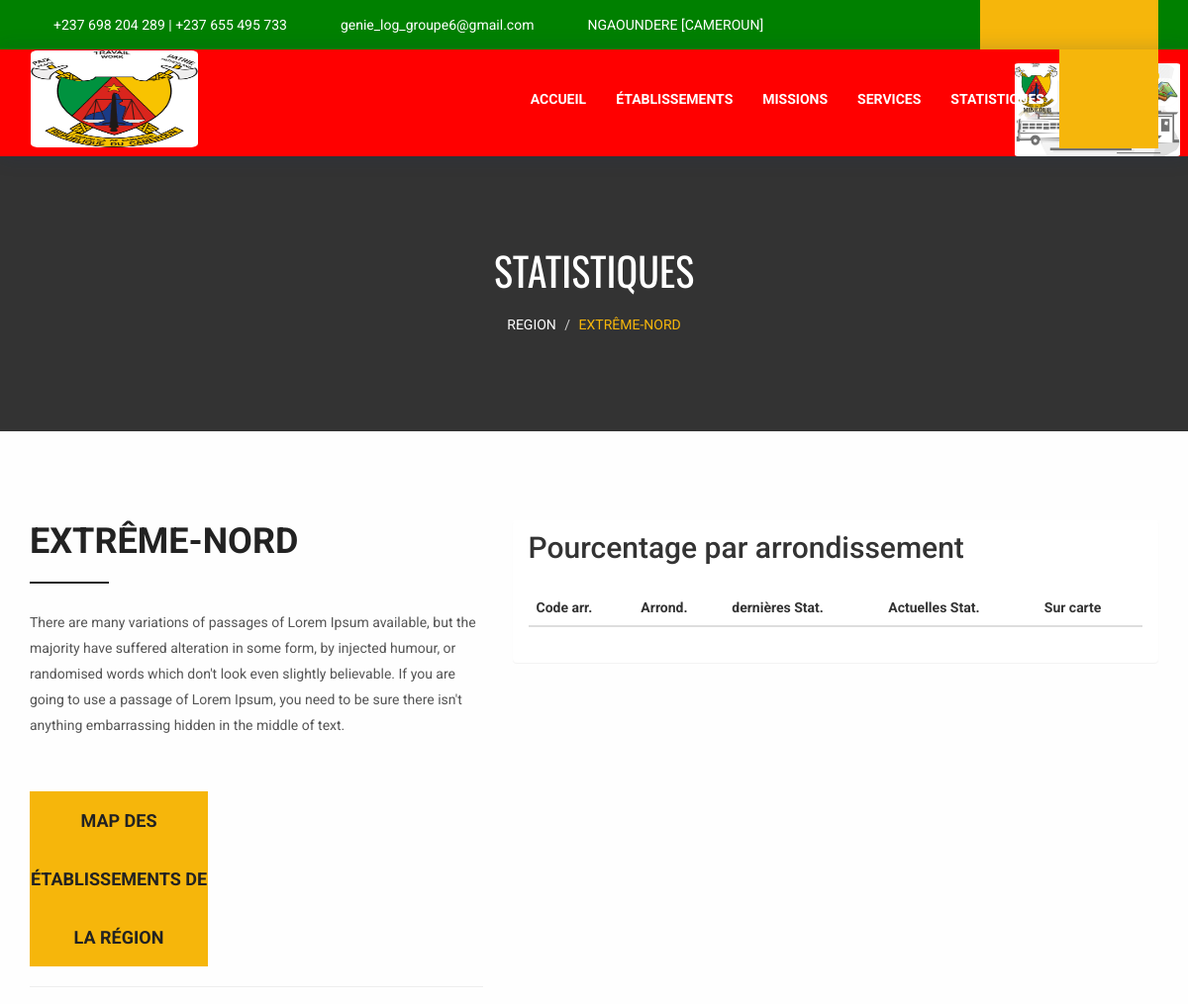
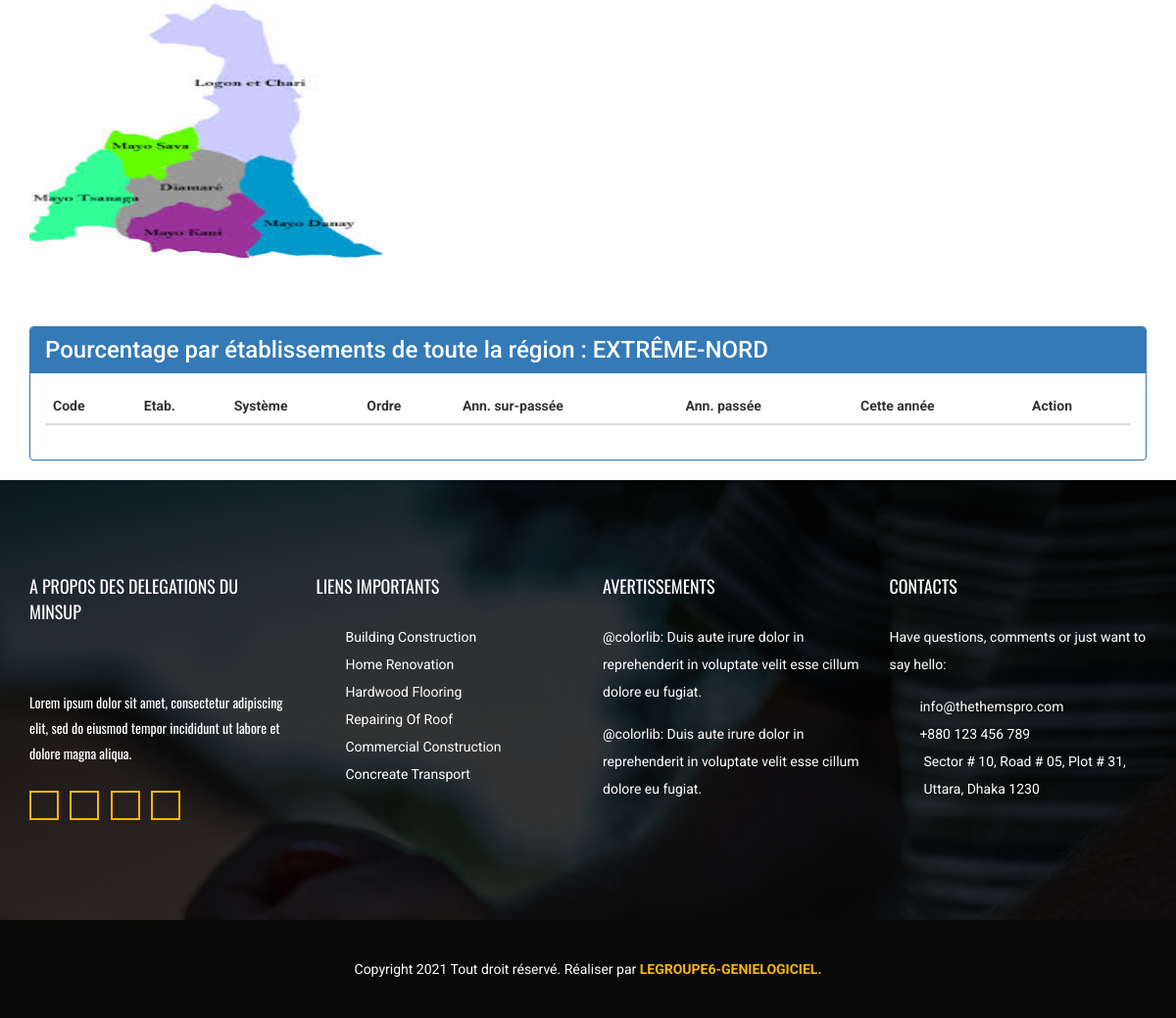
The app's page /guide/public/statictistiques/1 with its own data (2 pictures, top to bottom).
### guide/models.py (models this page shows)
class Region(models.Model):
    name_rgn = models.CharField(max_length=17)
    abbrev_rgn = models.CharField(max_length=2)
    desc_rgn = models.TextField()
    img_region = models.ImageField(upload_to="images/regions")
    last_modify = models.DateTimeField(auto_now=True)
    def __str__(self):
        return self.name_rgn

### guide/views.py (the view)
# urls.py: path('public/statictistiques/<int:id_rgn>', statRgn, name="statRgn"),
def statRgn(request, id_rgn):
    region = Region.objects.get(id=id_rgn)
    regions = Region.objects.all()
    departments = Department.objects.filter(region=id_rgn)
    schools = School.objects.all()
    arrondissements = Arrondissement.objects.all()
    wel_context = {'title': 'Statistiques', 'regions': regions, 'schools': schools,
                   'arrondissements': arrondissements, 'region': region, 'departments': departments}
    return render(request, 'public/statistiques_rgn.html', wel_context)

### guide/templates/public/statistiques_rgn.html (shortened to what this page needs)
<!DOCTYPE html>
<html dir="ltr" lang="en">
{% load static %}
{% include '../public/_head.html' %}
<body>
    {% include '../public/top_header_area.html' %}
    {% include '../public/main_navbar.html' %}
    <section class="banner_area" data-stellar-background-ratio="0.5">
        <h2>STATISTIQUES</h2>
        <ol class="breadcrumb">
            <li><a href="index.html">REGION</a></li>
            <li><a href="#" class="active">{{region.name_rgn}}</a></li>
        </ol>
    </section>
    <section class="about_us_area about_us_2 row">
        <div class="container">
            <div class="row about_row about_us2_pages">
                <div class="who_we_area col-md-5">
                    <div class="subtittle">
                        <h2>{{region.name_rgn}}</h2>
                    </div>
                    <p>There are many variations of passages of Lorem Ipsum available, but the majority have suffered alteration in some form, by injected humour, or randomised words which don't look even slightly believable. If you are going to use a passage of Lorem Ipsum, you need to be sure there isn't anything embarrassing hidden in the middle of text.</p>
                    <a href="#" class="button_all">Map des établissements de la région</a><hr>
                    <img style="height:260px; width:360px" src="{% static region.img_region %}">
                </div>
                <div class="col-md-7 our_skill_inner">
                    <div class="panel panel-dark">
                          <div class="panel-heading"><h2> Pourcentage par arrondissement</h2></div>
                              <div class="panel-body">
                                <table class="table">
                                  <thead>
                                    <tr>
                                      <th scope="col">Code arr.</th>
                                      <th scope="col">Arrond.</th>
                                      <th scope="col">dernières Stat.</th>
                                      <th scope="col">Actuelles Stat.</th>
                                      <th scope="col">Sur carte</th>
                                    </tr>
                                  </thead>
                                </table>
                              </div>
                    </div>
                </div>
            </div>
            <div class="panel panel-primary">
              <div class="panel-heading"><h3> Pourcentage par établissements de toute la région : {{region}}</h3></div>
              <div class="panel-body">
                <table class="table">
                  <thead>
                    <tr>
                      <th scope="col">Code</th>
                      <th scope="col">Etab.</th>
                      <th scope="col">Système</th>
                      <th scope="col">Ordre</th>
                      <th scope="col">Ann. sur-passée</th>
                      <th scope="col">Ann. passée</th>
                      <th scope="col">Cette année</th>
                      <th scope="col">Action</th>
                    </tr>
                  </thead>
                </table>
              </div>
            </div>
        </div>
    </section>
{% include '../public/_footer.html' %}
</body>
</html>

### guide/static/public/css/style.css (style rules this page uses)
.button_all { font: 700 18px/59px "Roboto", sans-serif; width: 180px; text-align: center; background: #f6b60b; display: block; border: 0; color: #222222; text-transform: uppercase; position: relative; z-index: 2; padding: 0; }
.button_all:before { content: ""; position: absolute; z-index: -1; background: #222222; top: 0; bottom: 0; left: 0; display: block; right: 0; transform: scaleY(0); transform-origin: 50%; transition-property: transform; transition-duration: 0.3s; transition-timing-function: ease-out; }
.subtittle h2 { font: 700 36px "Roboto", sans-serif; color: #222222; text-transform: uppercase; position: relative; margin-bottom: 20px; }
.subtittle h2:after { content: ""; position: absolute; height: 2px; width: 80px; background: #222222; left: 0; bottom: -22px; }
body { font-family: "Roboto", sans-serif; }
body h1, body h2, body h3, body h4, body h5, body h6 { margin: 0; }
body p { font-family: "Roboto", sans-serif; line-height: 26px; color: #555555; margin: 0; }
body section.row, body header.row, body footer.row { margin: 0; }
a, .btn, button { outline: none; transition: all 300ms linear 0s; }
a:before, a:after, .btn:before, .btn:after, button:before, button:after { transition: all 300ms linear 0s; }
.banner_area { background: url("../images/stats.jpg") no-repeat fixed; background-position: center; text-align: center; position: relative; z-index: 1; padding-bottom: 70px; }
.banner_area:after { content: ""; position: absolute; top: 0; background-color: rgba(0, 0, 0, 0.8); left: 0; right: 0; bottom: 0; display: block; z-index: -1; }
.banner_area h2 { color: #fff; font: 400 40px "Oswald", sans-serif; text-transform: uppercase; padding-top: 85px; }
.banner_area .breadcrumb { background-color: transparent; padding-top: 15px; }
.banner_area .breadcrumb li a { font: 400 14px "Roboto", sans-serif; color: #fefefe; }
.banner_area .breadcrumb li a.active { color: #f6b60b; }
.about_us_area { background: #fefefe; }
.about_us_area .about_row { padding-top: 70px; padding-bottom: 70px; }
.about_us_area .about_row p { font: 400 14px/26px "Roboto", sans-serif; color: #555555; padding-top: 28px; padding-bottom: 54px; }
.about_us_area .about_us2_pages { padding-top: 90px; }

### records on screen
Region: name_rgn "EXTRÊME-NORD", img_region (picture)
